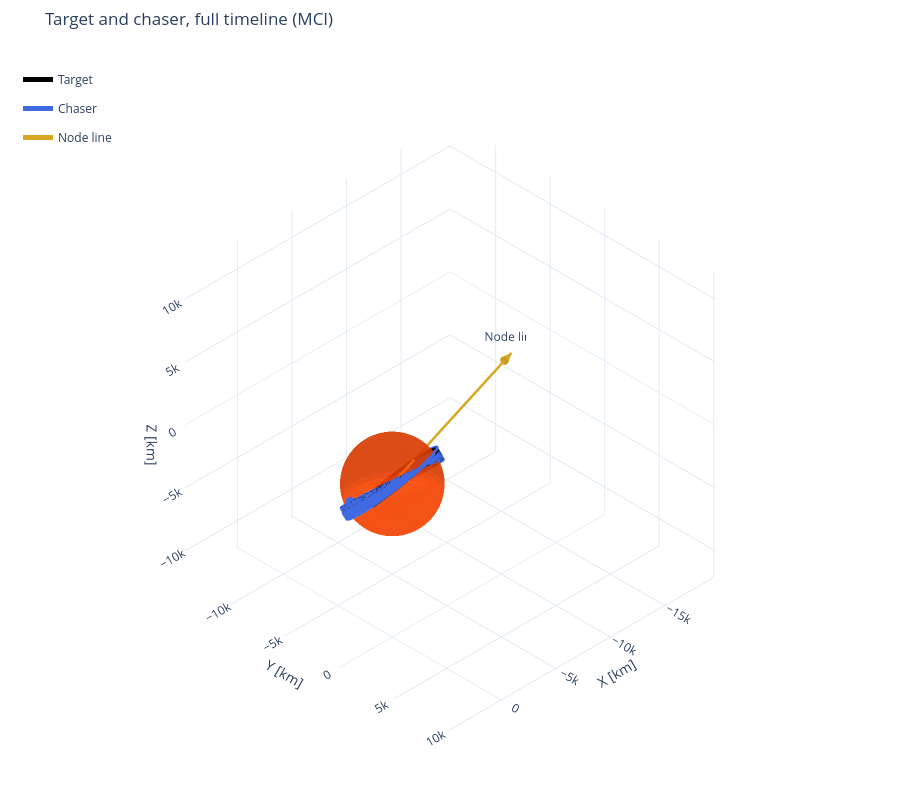

Here is the notebook cell this chart was saved with:
### Markdown cell above
## Visualization

### Code cell
vectors = [
    {
        "direction": n_hat,
        "length": 20000,
        "name": "Node line",
        "color": "goldenrod",
        "label": True,
    },
]

fig = plot_3d(
    [rv_t_tl[:, 0:3] * M_TO_KM, rv_c_tl[:, 0:3] * M_TO_KM],
    [ts_tl, ts_tl],
    labels=["Target", "Chaser"],
    trace_colors=["black", "royalblue"],
    bodies={"name": "Mars", "radius": R_MARS * M_TO_KM, "color": "orangered"},
    title="Target and chaser, full timeline (MCI)",
    vectors=vectors,
    units="km",
)

### Figure 1 — Plotly figure (JSON) as saved in the notebook; plotly's stock layout.template omitted (floating-point values rounded to 4 significant figures; data arrays with more than 128 entries replaced by an {"elided": "..."} marker saying what was removed)
{"data": [{"colorscale": [[0, "orangered"], [1, "orangered"]], "hoverinfo": "skip", "name": "Mars", "opacity": 0.7, "showlegend": false, "showscale": false, "type": "surface", "x": {"elided": "60x30 float values"}, "y": {"elided": "60x30 float values"}, "z": {"elided": "60x30 float values"}}, {"legendgroup": "Target", "line": {"color": "black", "width": 5}, "mode": "lines", "name": "Target", "type": "scatter3d", "x": {"elided": "26974 float values"}, "y": {"elided": "26974 float values"}, "z": {"elided": "26974 float values"}}, {"legendgroup": "Target", "marker": {"color": "black", "size": 6}, "mode": "markers", "name": "Target End", "showlegend": false, "type": "scatter3d", "x": [3676.0], "y": [-172.2], "z": [329.0]}, {"legendgroup": "Chaser", "line": {"color": "royalblue", "width": 5}, "mode": "lines", "name": "Chaser", "type": "scatter3d", "x": {"elided": "26974 float values"}, "y": {"elided": "26974 float values"}, "z": {"elided": "26974 float values"}}, {"legendgroup": "Chaser", "marker": {"color": "royalblue", "size": 6}, "mode": "markers", "name": "Chaser End", "showlegend": false, "type": "scatter3d", "x": [3676.0], "y": [-172.0], "z": [329.1]}, {"legendgroup": "vector-5", "line": {"color": "goldenrod", "width": 5}, "mode": "lines+text", "name": "Node line", "text": ["", "Node line"], "textposition": "top center", "type": "scatter3d", "x": [0, -18390.0], "y": [0, -7454.0], "z": [0, -2515.0]}, {"anchor": "tip", "colorscale": [[0, "goldenrod"], [1, "goldenrod"]], "hoverinfo": "skip", "legendgroup": "vector-5", "name": "Node line arrowhead", "showlegend": false, "showscale": false, "sizemode": "absolute", "sizeref": 1200, "type": "cone", "u": [-0.9194], "v": [-0.3727], "w": [-0.1258], "x": [-18390.0], "y": [-7454.0], "z": [-2515.0]}], "layout": {"height": 800, "legend": {"bgcolor": "rgba(0,0,0,0)", "borderwidth": 0, "x": 0.02, "y": 0.98}, "margin": {"b": 0, "l": 0, "r": 0, "t": 50}, "scene": {"aspectmode": "cube", "camera": {"eye": {"x": 1.732, "y": 1.732, "z": 1.732}, "projection": {"type": "orthographic"}, "up": {"x": 0, "y": 0, "z": 1}}, "xaxis": {"range": [-19490.0, 4838.0], "title": {"text": "X [km]"}}, "yaxis": {"range": [-14200.0, 10130.0], "title": {"text": "Y [km]"}}, "zaxis": {"range": [-12170.0, 12170.0], "title": {"text": "Z [km]"}}}, "title": {"text": "Target and chaser, full timeline (MCI)"}}}
